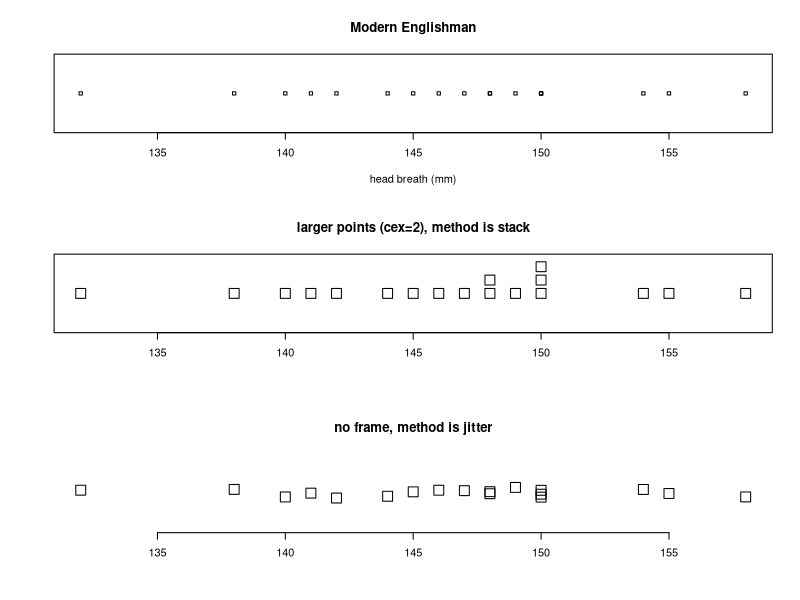
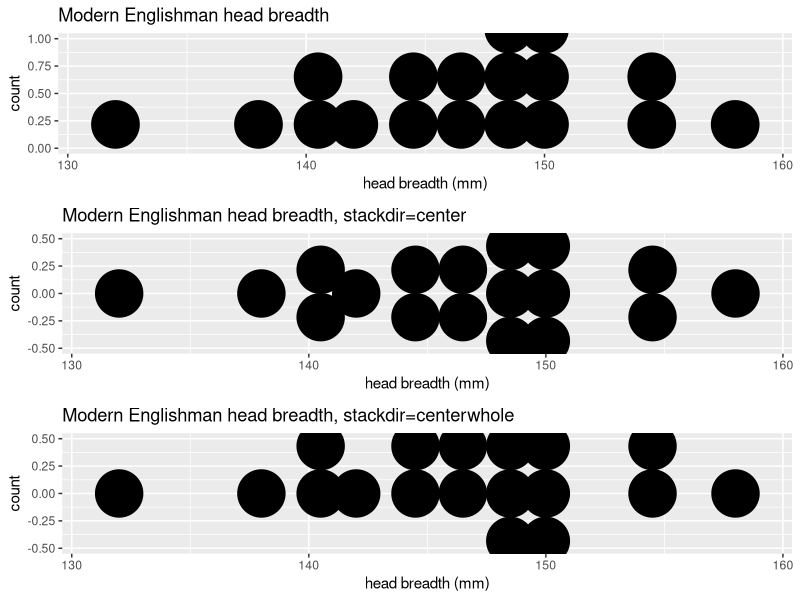

Write R code to recreate these figures, in order.
hb <- c(141, 148, 132, 138, 154, 142, 150, 146, 155
        , 158, 150, 140, 147, 148, 144, 150, 149, 145)

#### stripchart-ggplot
par(mfrow=c(3,1))
stripchart(hb, main="Modern Englishman", xlab="head breath (mm)")
stripchart(hb, method="stack", cex=2
           , main="larger points (cex=2), method is stack")
stripchart(hb, method="jitter", cex=2, frame.plot= FALSE
           ,main="no frame, method is jitter")

#dotplot using ggplot
library(ggplot2)
hb_df <- data.frame(hb)
p1 <- ggplot(hb_df, aes(x = hb))
p1 <- p1 + geom_dotplot(binwidth = 2)
p1 <- p1 + labs(title = "Modern Englishman head breadth")
p1 <- p1 + xlab("head breadth (mm)")

p2 <- ggplot(hb_df, aes(x = hb))
p2 <- p2 + geom_dotplot(binwidth = 2, stackdir = "center")
p2 <- p2 + labs(title = "Modern Englishman head breadth, stackdir=center")
p2 <- p2 + xlab("head breadth (mm)")

p3 <- ggplot(hb_df, aes(x = hb))
p3 <- p3 + geom_dotplot(binwidth = 2, stackdir = "centerwhole")
p3 <- p3 + labs(title = "Modern Englishman head breadth, stackdir=centerwhole")
p3 <- p3 + xlab("head breadth (mm)")

library(gridExtra)
grid.arrange(p1, p2, p3, ncol=1)

